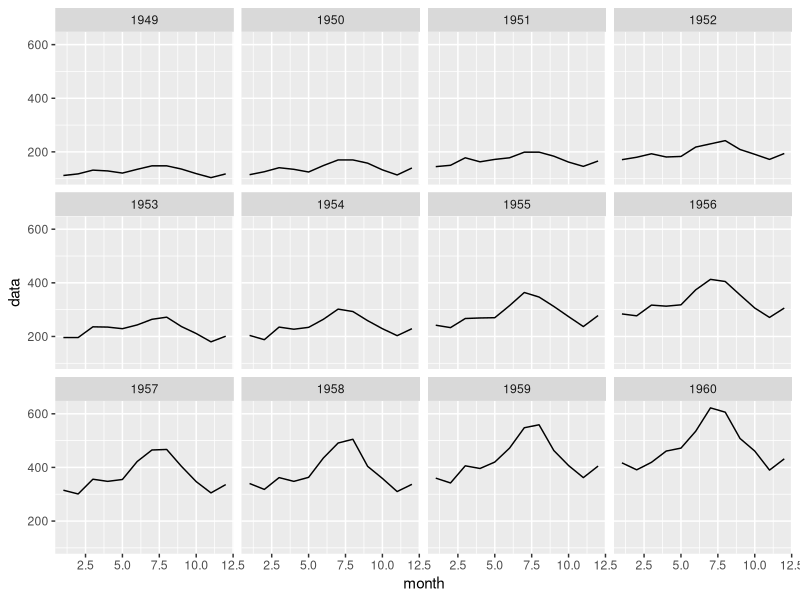
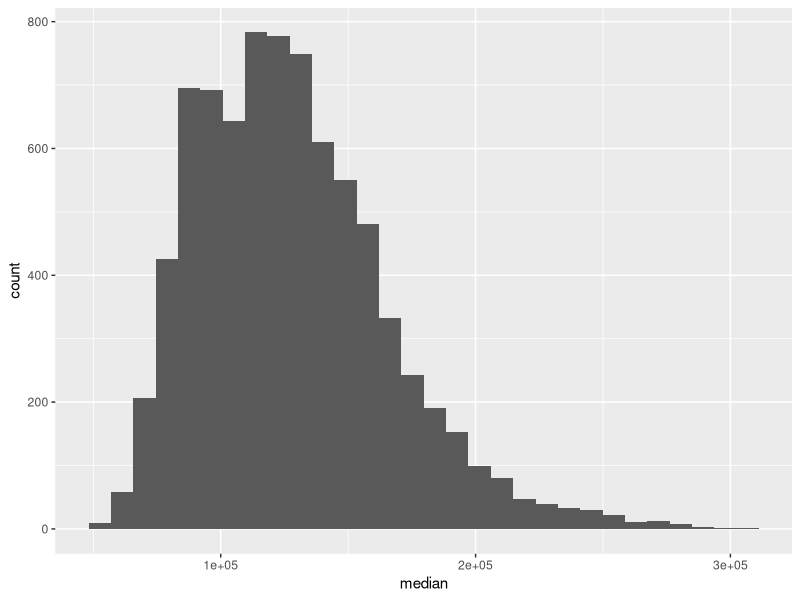
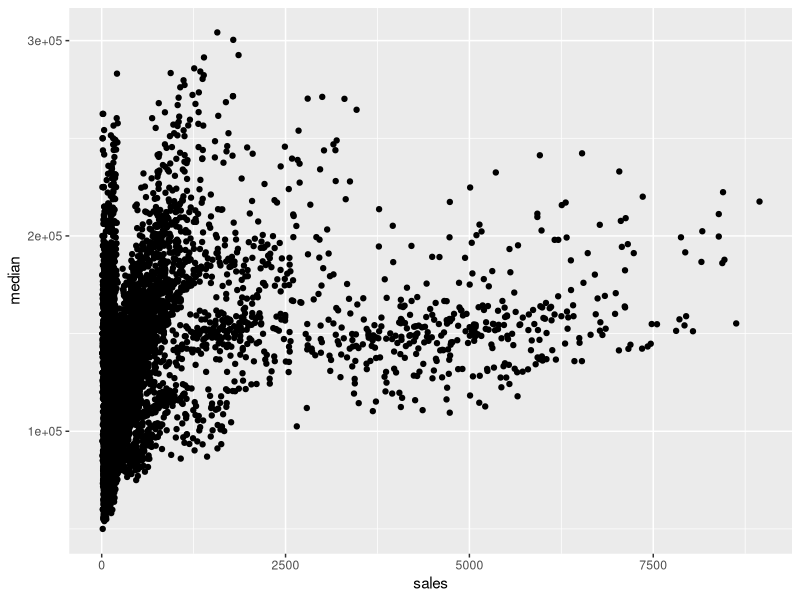
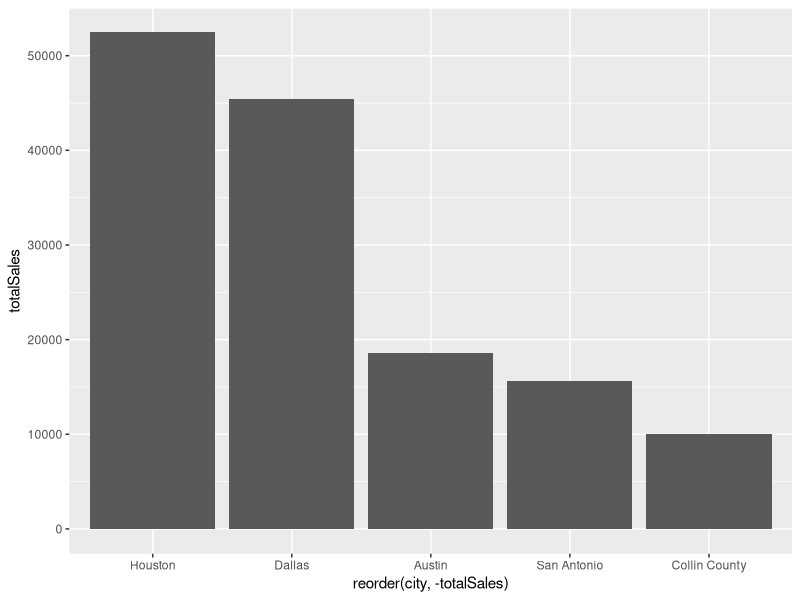
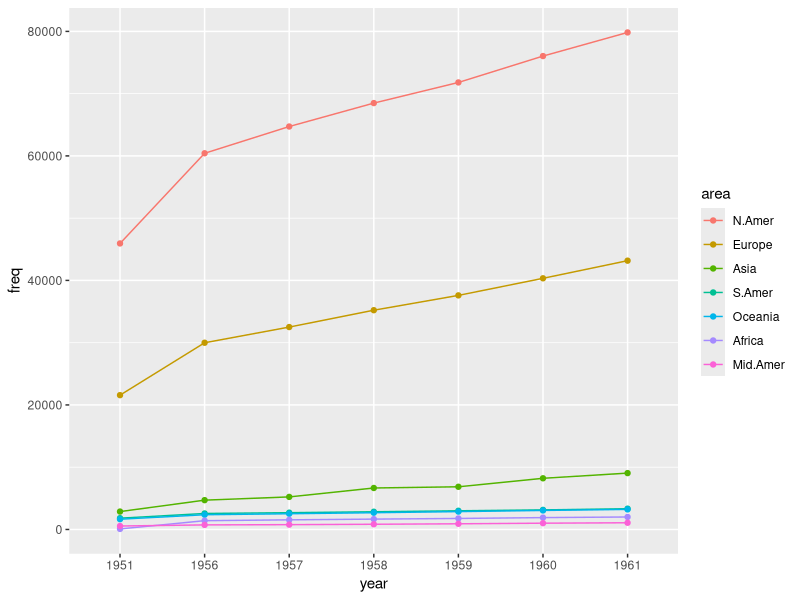
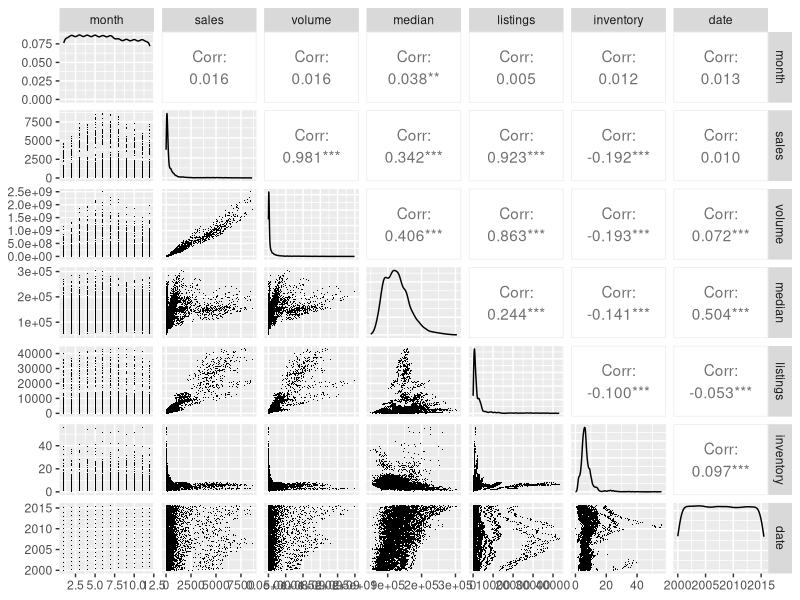

Write the R code that produced these figures, in order.
library(ggplot2)
library(dplyr)
airpassengers_df <- data.frame(year = c(floor(time(AirPassengers) + .01)),
                               month = c(cycle(AirPassengers)),
                               data = c(AirPassengers))
head(airpassengers_df)
ggplot(airpassengers_df, aes(x=month, y=data)) + geom_line() + facet_wrap(~ year)

ggplot(data = txhousing, aes(x = median)) + geom_histogram()

ggplot(txhousing, aes(x=sales, y=median)) + geom_point()

mData <- txhousing %>%
  filter(year == 2000) %>%
  group_by(city) %>%
  summarize(totalSales = sum(sales, na.rm=TRUE)) %>%
  filter(totalSales >= 10000)
ggplot(mData, aes(x=reorder(city, -totalSales), y=totalSales)) + geom_bar(stat = "identity")

worldphone_df <- as.data.frame(as.table(WorldPhones))
names(worldphone_df) <- c("year", "area", "freq")
ggplot(worldphone_df, aes(x=year, y=freq, color=area, group=area)) + geom_line() + geom_point()

install.packages("GGally")
install.packages("memisc")
library(GGally) 
library(scales)
library(memisc) 

set.seed(20022012)
txhousing.samp <- subset(txhousing, select = -c(year,city))
txhousing.samp <- txhousing.samp[sample(1:length(txhousing$sales), 8000), ]
ggpairs(txhousing.samp,
        lower = list(continuous = wrap("points", shape = I('.'))),
        upper = list(combo = wrap("box", outlier.shape = I('.'))))
